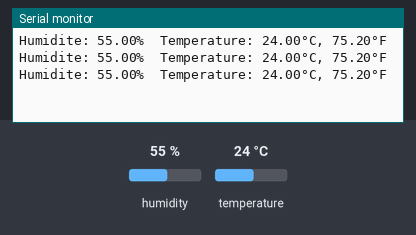
Bench run of a sketch on a simulated Arduino Uno, built with avr-gcc and run on an emulated ATmega328P. On the bench: the last lines printed to the serial monitor. The inputs (shaded band) are chosen by the test bench; at power-on: humidity 55 %, temperature 24 °C.

Above: at 3.8 s.
3.9 s: humidity set to 22 %
At 6.6 s:
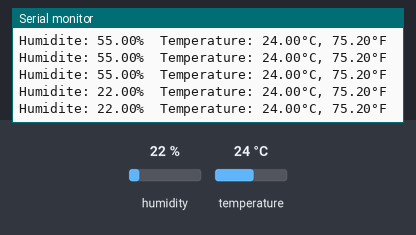
6.8 s: temperature set to 12 °C
At 8.4 s:
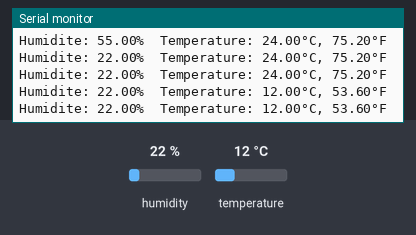
9.7 s: humidity set to 40 %
At 10.9 s:
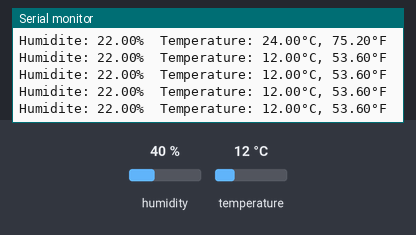
Timing chart, 0 to 12.7 s (numbered marks = the images above; inputs shaded):
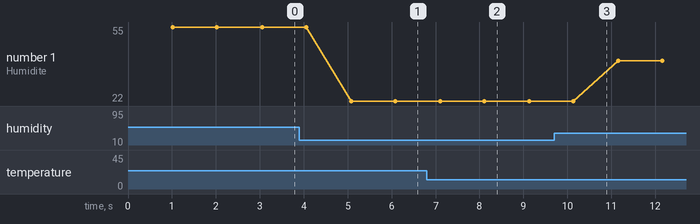

Measured:
- after the input at 3.9 s, the serial monitor: prints a new line after 1.2 s (image 1)
- after the input at 6.8 s, the serial monitor: prints a new line after 0.30 s (image 2)
- plotted number 1: 55 → 22 after the input at 3.9 s, 22 → 40 after the input at 9.7 s

The sketch:

DHT11.ino.ino
```cpp
#include <DHT.h>
//#include <DHT_U.h>

//#include "DHT.h"
//#include <dht.h>


#define DHTPIN 5
#define DHTTYPE DHT11
//DHTTYPE = DHT11, but there are also DHT22 and 21

DHT dht(DHTPIN, DHTTYPE); // constructor to declare our sensor

void setup() {
  Serial.begin(115200);
  dht.begin();
}

void loop() {
  delay(1000);
  // The DHT11 returns at most one measurement every 1s
  float h = dht.readHumidity();
  //Read the moisture content in %.
  float t = dht.readTemperature();
  //Read the temperature in degrees Celsius
  float f = dht.readTemperature(true);
  // true returns the temperature in Fahrenheit

  if (isnan(h) || isnan(t) || isnan(f)) {
    Serial.println("Failed reception");
    return;
    //Returns an error if the ESP32 does not receive any measurements
  }

  Serial.print("Humidite: ");
  Serial.print(h);
  Serial.print("%  Temperature: ");
  Serial.print(t);
  Serial.print("°C, ");
  Serial.print(f);
  Serial.println("°F");
  // Transmits the measurements received in the serial monitor
}
```
